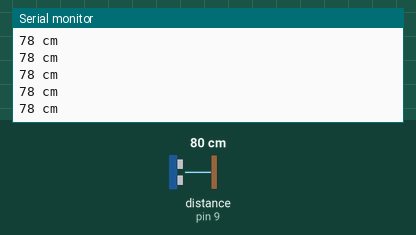
Simulated run of this sketch. Board: Arduino Uno, built with avr-gcc and run on an emulated ATmega328P. Parts: the last lines printed to the serial monitor. Wiring (inferred from the names in the program): ultrasonic range finder: trigger pin 10; echo pin 9. The inputs (shaded band) are chosen by the test bench; at power-on: distance to the obstacle (sensor on pin 9) 80 cm. The echo pulse lasts 58.3 µs per cm.

Above: at 1.2 s.
1.3 s: distance to the obstacle (sensor on pin 9) set to 60 cm
At 1.6 s:
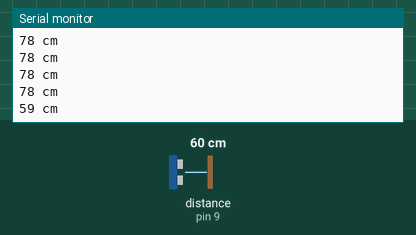
4.3 s: distance to the obstacle (sensor on pin 9) set to 2 cm
At 4.46 s:
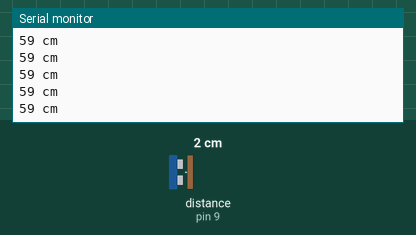
Timing chart, 0 to 7.3 s (numbered marks = the images above; inputs shaded):
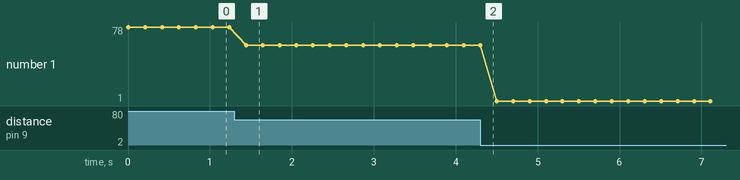

The sketch:

murcielago.ino
```cpp
// Sesion 7 - El murcielago (HC-SR04)
// Sensor: VCC a 5V, GND a GND, TRIG al pin 10, ECHO al pin 9.
// Abre el monitor serie a 9600 para ver la distancia.

void setup() {
  pinMode(10, OUTPUT);   // TRIG: por aqui grita
  pinMode(9, INPUT);     // ECHO: por aqui escucha
  Serial.begin(9600);
}

void loop() {
  digitalWrite(10, HIGH);            // ¡grita!
  delayMicroseconds(10);
  digitalWrite(10, LOW);
  long tiempo = pulseIn(9, HIGH);  // espera el eco
  int distancia = tiempo * 0.034 / 2;
  Serial.print(distancia);
  Serial.println(" cm");
  delay(200);
}
```

Measured:
- after the input at 1.3 s, the serial monitor: prints a new line after 0.14 s (image 1)
- plotted number 1: 78 → 59 after the input at 1.3 s, 59 → 1 after the input at 4.3 s
